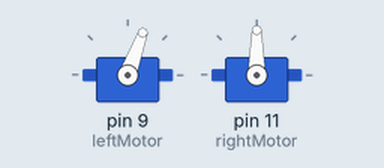
Bench run of a sketch on a simulated Arduino Uno, built with avr-gcc and run on an emulated ATmega328P. Shown: 2 × servo.

Above: at 0.05 s.
At 2.0 s:
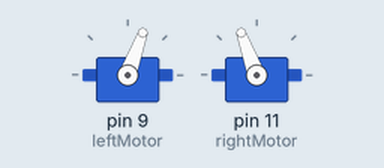
At 3.0 s:
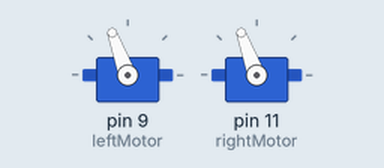
At 4.0 s:
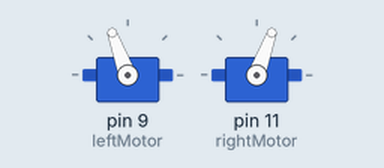
Timing chart, 0 to 5.2 s (numbered marks = the images above):
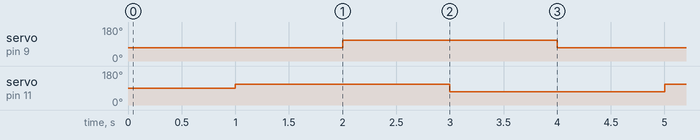

Measured:
- by itself, servo on pin 9 (leftMotor), servo on pin 11 (rightMotor): alternates 110° for 2.0 s and 70° for 2.0 s

The sketch:

2servos.ino
```cpp
#include <Servo.h> // this adds the "Servo" library to the program

// the following creates two servo objects
Servo leftMotor;
Servo rightMotor;


void setup()
{
    leftMotor.attach(9);
    rightMotor.attach(11);
}


void loop()
{
    leftMotor.write(70);
    delay(1000);
    rightMotor.write(110);
    delay(1000);
    leftMotor.write(110);
    delay(1000);
    rightMotor.write(70);
    delay(1000);
}
```
